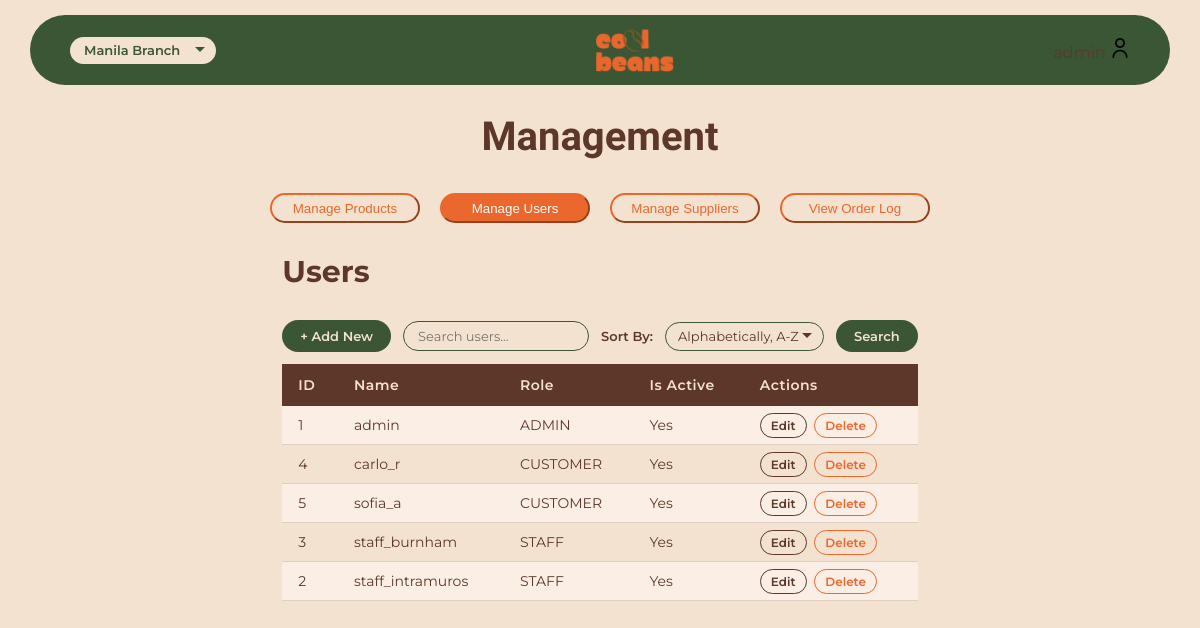
The app's page /coffee-backend/management/management.php?tab=user-management (signed in) with its own data.
### tables this page shows
CREATE TABLE `users` (
    `user_id` INT AUTO_INCREMENT PRIMARY KEY,
    `username` VARCHAR(50) UNIQUE NOT NULL,
    `password` VARCHAR(255) NOT NULL,
    `role` ENUM('ADMIN', 'STAFF', 'CUSTOMER') NOT NULL DEFAULT 'CUSTOMER',
    `linked_customer_id` INT NULL,
    `linked_store_id` INT NULL,
    `is_active` TINYINT(1) NOT NULL DEFAULT 1,
    `created_at` TIMESTAMP DEFAULT CURRENT_TIMESTAMP,
	INDEX `fk_users_linked_customer_id_idx` (`linked_customer_id` ASC) VISIBLE,
    INDEX `fk_users_linked_store_id_idx` (`linked_store_id` ASC) VISIBLE,
    CONSTRAINT `fk_users_linked_customer_id`
      FOREIGN KEY (`linked_customer_id`) 
      REFERENCES `customer`(`customer_id`) 
      ON DELETE NO ACTION
      ON UPDATE NO ACTION,
	CONSTRAINT `fk_users_linked_store_id`
      FOREIGN KEY (`linked_store_id`) 
      REFERENCES `store`(`store_id`) 
      ON DELETE NO ACTION
      ON UPDATE NO ACTION
);

### coffee-backend/management/management.php (the view, shortened to what this page needs)
<?php
    require_once '../config/db-connect.php';
    $user_search     = $_GET['user_search'] ?? '';
    $user_search_clause = '';
    $user_sort  = $_GET['user_sort'] ?? 'A-Z';
    $user_order = $user_sort == 'Z-A' ? "username DESC" : "username ASC";
    $result_user = mysqli_query($conn, "SELECT * FROM users WHERE 1=1 $user_search_clause ORDER BY $user_order");
?>
<!DOCTYPE html>
<html>
    <head>
        <link rel="stylesheet" href="/itdbadm-mp/public/common/style.css">
    </head>
    <body>
        <header>
            <nav>
                <select>
                    <option>Manila Branch</option>
                </select>
                <img src="/itdbadm-mp/public/common/logo.png" class="logo" alt="Cool Beans Logo" />
                <div class="user-dropdown">
                    <span><?= htmlspecialchars($_SESSION['username']) ?></span>
                    <a href="#"><img src="/itdbadm-mp/public/common/user.png" class="icons" /></a>
                </div>
            </nav>
        </header>
        <h2>Management</h2>
        <div class="management-options">
            <button class="nav-btn" data-target="product-management">Manage Products</button>
            <button class="nav-btn" data-target="user-management">Manage Users</button>
            <button class="nav-btn" data-target="supplier-management">Manage Suppliers</button>
            <button class="nav-btn" data-target="order-management">View Order Log</button>
        </div>
        <div class="table-container">
            <div class="heading">
                <h3>Products</h3>
            </div>
            <div id="user-management" class="user-management">
                <div class="tab-controls">
                    <button onclick="location.href='../users/add_user.php'">+ Add New</button>
                    <form method="GET" action="management.php" style="display:inline-flex; gap:12px; align-items:center; flex-wrap:wrap;">
                        <input type="text" name="user_search" placeholder="Search users..."
                            value="<?= htmlspecialchars($user_search) ?>"
                            style="border:1px solid #3A5635; border-radius:20px; padding:6px 14px; font-family:Montserrat,sans-serif; font-size:13px; color:#5D372A; background:#F4E2D0;">
                        <label>Sort By:</label>
                        <select name="user_sort" onchange="this.form.submit()">
                            <option value="A-Z" <?= $user_sort == 'A-Z' ? 'selected' : '' ?>>Alphabetically, A-Z</option>
                        </select>
                        <button type="submit">Search</button>
                    </form>
                </div>
                <table class="viewrecords">
                    <tr>
                        <th>ID</th>
                        <th>Name</th>
                        <th>Role</th>
                        <th>Is Active</th>
                        <th>Actions</th>
                    </tr>
                    <?php if (mysqli_num_rows($result_user) == 0): ?>
                        <tr><td colspan="5" style="text-align:center; padding:30px; color:#888;">No users found.</td></tr>
                    <?php else: ?>
                        <?php while ($row = mysqli_fetch_assoc($result_user)): ?>
                        <tr>
                            <td><?= $row['user_id'] ?></td>
                            <td><?= $row['username'] ?></td>
                            <td><?= $row['role'] ?></td>
                            <td><?= $row['is_active'] ? 'Yes' : 'No' ?></td>
                            <td>
                                <a href="../users/edit_user.php?id=<?= $row['user_id'] ?>">Edit</a>
                                <a href="../users/delete_user.php?id=<?= $row['user_id'] ?>" class="delete-link" onclick="return confirm('Are you sure you want to delete this user?')">Delete</a>
                            </td>
                        </tr>
                        <?php endwhile; ?>
                    <?php endif; ?>
                </table>
            </div>
        </div>
    </body>
</html>

### public/common/style.css (style rules this page uses)
body { background-color: #F4E2D0; color: #5D372A; font-family: 'Montserrat', sans-serif; margin: 0; display: flex; flex-direction: column; align-items: center; }
h2 { font-family: 'Notable', sans-serif; font-size: 40px; color: #5D372A; text-align: center; }
header { width: 95%; display: flex; justify-content: center; position: fixed; top: 15px; z-index: 1000; }
header nav { display: flex; align-items: center; justify-content: space-between; width: 95%; height: 70px; border-radius: 70px; background-color:#3A5635; padding: 0 40px; }
header nav select { border: none !important; border-radius: 20px !important; padding: 6px 30px 6px 14px; font-family: 'Montserrat', sans-serif; font-size: 13px; font-weight: 600; color: #3A5635; background-color: #F4E2D0; cursor: pointer; appearance: none; -webkit-appearance: none; background-repeat: no-repeat; background-position: right 10px center; }
header a { text-decoration: none; color: black; font-size: 14px; font-weight: 600; }
.logo { height: 45px; }
.icons { height: 20px; }
table { border-collapse: separate; border-spacing: 20px; }
.user-dropdown { position: relative; display: inline-block; }
.management-options { display: flex; flex-direction: row; gap: 20px; }
.management-options button { background-color: #F4E2D0; color: #EA672D; border-color: #EA672D; border-radius: 20px; width: 150px; height: 30px; }
.management-options button.active-btn { background-color: #EA672D; color: white; border-color: #EA672D; }
#product-management, #user-management, #supplier-management, #order-management { display: none; }
.table-container { display: flex; flex-direction: column; }
.heading { display: flex; justify-content: space-between; align-items: baseline; gap: 500px; }
.heading h3 { font-size: 30px; }
table.viewrecords { width: 100%; border-collapse: collapse !important; border-spacing: 0 !important; font-size: 14px; margin-top: 12px; }
table.viewrecords th { background-color: #5D372A; color: #F4E2D0; padding: 12px 16px; text-align: left; font-weight: 600; letter-spacing: 0.5px; }
table.viewrecords tr:nth-child(even) td { background-color: #fbeee4; }
table.viewrecords a { text-decoration: none; font-weight: 600; padding: 4px 10px; border-radius: 20px; border: 1px solid #5D372A; color: #5D372A; margin-right: 4px; font-size: 12px; }
table.viewrecords a.delete-link { border-color: #EA672D; color: #EA672D; }
.tab-controls { display: flex; align-items: center; gap: 12px; margin-bottom: 12px; }
.tab-controls { display: flex; align-items: center; gap: 12px; margin-bottom: 12px; flex-wrap: wrap; }
.tab-controls button { background-color: #3A5635; color: #F4E2D0; border: none; border-radius: 20px; padding: 8px 18px; font-family: 'Montserrat', sans-serif; font-weight: 600; font-size: 13px; cursor: pointer; }
.tab-controls form { display: inline-flex; align-items: center; gap: 10px; flex-wrap: wrap; }
.tab-controls label { font-weight: 600; font-size: 13px; color: #5D372A; }
.tab-controls select { border: 1px solid #3A5635; border-radius: 20px; padding: 6px 12px; font-family: 'Montserrat', sans-serif; font-size: 13px; color: #5D372A; background-color: #F4E2D0; cursor: pointer; appearance: none; -webkit-appearance: none; padding-right: 24px; background-repeat: no-repeat; background-position: right 10px center; }

### records on screen
users: user_id "1", username "admin", role "ADMIN", is_active "Yes"
users: user_id "4", username "carlo_r", role "CUSTOMER", is_active "Yes"
users: user_id "5", username "sofia_a", role "CUSTOMER", is_active "Yes"
users: user_id "3", username "staff_burnham", role "STAFF", is_active "Yes"
users: user_id "2", username "staff_intramuros", role "STAFF", is_active "Yes"
